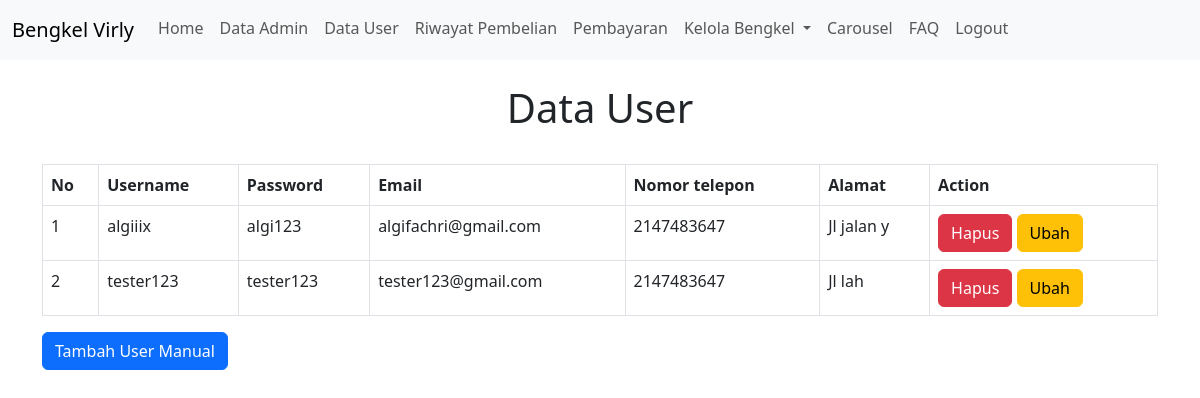
The app's page /main/superadmin/datauser.php (signed in) with its own data.
### tables this page shows
CREATE TABLE `user` (
  `id` int(11) NOT NULL,
  `username` varchar(100) NOT NULL,
  `email` varchar(100) NOT NULL,
  `password` varchar(10) NOT NULL,
  `telepon` int(20) NOT NULL,
  `alamat` varchar(1000) DEFAULT NULL,
  `tipe` varchar(20) NOT NULL
);

### main/superadmin/datauser.php (the view, shortened to what this page needs)
<!DOCTYPE html>
<html lang="en">
<head>
    <?php include '../koneksi.php' ?>
    <?php include '../component.php' ?>
    <link href="bootstrap-5.3.0-alpha3-dist/css/bootstrap.min.css" rel="stylesheet">
</head>
<body>
<?php include 'headersuperadmin.php' ?>
<div class="container">
    <br><h1><center>Data User</center></h1><br>
    <div class="table-responsive">
        <table class="table table-bordered responsive-table">
            <thead>
                <tr>
                    <th>No</th>
                    <th>Username</th>
                    <th>Password</th>
                    <th>Email</th>
                    <th>Nomor telepon</th>
                    <th>Alamat</th>
                    <th>Action</th>
                </tr>
            </thead>
            <tbody>
                <?php $nomor=1; ?>
                <?php $ambil = $koneksi->query("SELECT * FROM user where tipe=1"); ?>
                <?php while ($pecah = $ambil->fetch_assoc()){ ?>
                    <tr>
                        <td><?php echo $nomor; ?></td>
                        <td><?php echo $pecah['username']; ?></td>
                        <td><?php echo $pecah['password']; ?></td>
                        <td><?php echo $pecah['email']; ?></td>
                        <td><?php echo $pecah['telepon']; ?></td>
                        <td><?php echo $pecah['alamat']; ?></td>
                        <td>
                            <a href="deleteuser.php?id=<?php echo $pecah['id'] ?>" onclick="return confirm('Apakah Anda yakin ingin menghapus user ini?')" class="btn btn-danger">Hapus</a>
                            <a href="edituser.php?id=<?php echo $pecah['id'] ?>" class="btn btn-warning">Ubah</a>
                        </td>
                    </tr>
                    <?php $nomor++; ?>
                <?php } ?>
            </tbody>
        </table>
    </div>
    <a href="adduser.php" class="btn btn-primary">Tambah User Manual</a>
</div>
</body>
</html>

### records on screen
user: username "algiiix", password "algi123", email "algifachri@gmail.com", telepon "2147483647", alamat "Jl jalan y"
user: username "tester123", password "tester123", email "tester123@gmail.com", telepon "2147483647", alamat "Jl lah"
